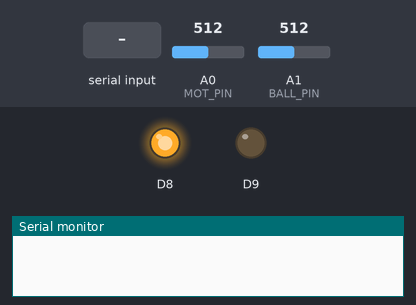
The sketch below on a simulated Arduino Zero (SAMD21). Shown: output pins drawn as LEDs (lit = HIGH), the last lines printed to the serial monitor. The test bench sets the inputs (shaded band); at power-on: A0 (MOT_PIN) = 512, A1 (BALL_PIN) = 512 (analog values on the 0–1023 scale).

Above: at 1.1 s.
1.2 s: "1" received over Serial
2.7 s: A0 (MOT_PIN) set to 426
4.2 s: A0 (MOT_PIN) set to 413
At 4.5 s:
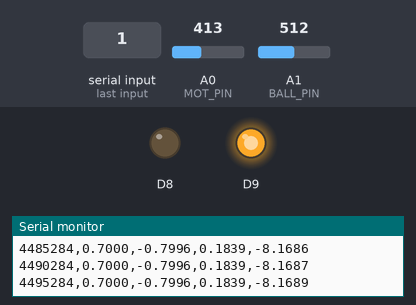
7.2 s: A0 (MOT_PIN) set to 306
At 8.0 s:
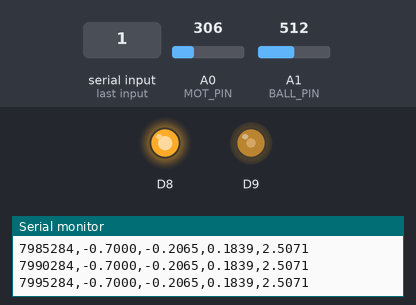
10.2 s: A0 (MOT_PIN) set to 122
At 11.2 s:
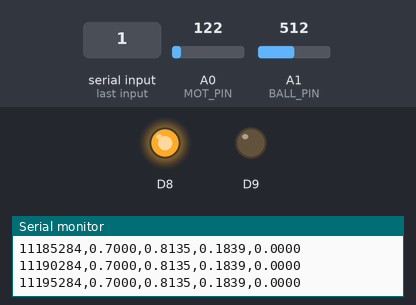
Timing chart, 0 to 12.7 s (numbered marks = the images above; inputs shaded):
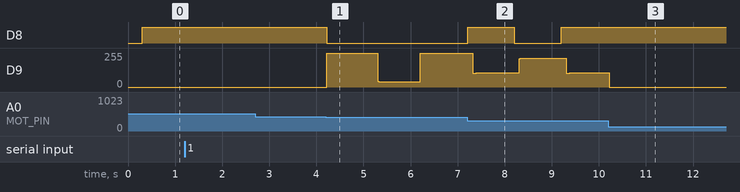

Measured:
- the behaviour switches between 414 and 413 on A0 (MOT_PIN) (found by bisection; images 0 and 1)
- after the input at 4.2 s, D8: HIGH → LOW at once; D9: 0/255 → 252/255 at once, → 39/255 1.1 s later, → 38/255 0.15 s later, → 252/255 0.74 s later
- after the input at 7.2 s, D8: LOW → HIGH at once, → LOW 0.99 s later, → HIGH 1.0 s later
- after the input at 10.2 s, D8: stays HIGH (without the input it goes to LOW after 0.00 s)

The sketch:

Lab2.ino
```cpp
#include <Arduino.h>
#include "geeWhiz.h"
#include "config.h"
#include "helpers.h"

void setup() {
  analogReadResolution(14);
  Serial.begin(115200);
  delay(300);

  geeWhizBegin();
  setMotorVoltage(0.0f);

  // wait for MATLAB to send one byte
  while (Serial.available() == 0) {}
  Serial.read();

  set_control_interval_ms(CONTROL_INTERVAL_MS);
}

void loop() {
  // all work happens in the control ISR
}

void interval_control_code(void) {

  float theta_ref = getReference();
  float theta     = readGearAngle();
  float y         = readBallPosition();
  float V         = runController(theta_ref, theta);

  setMotorVoltage(V);
  logData(theta_ref, theta, y, V);
}
```

helpers.h
```cpp
#ifndef HELPERS_H
#define HELPERS_H

#include <Arduino.h>
#include "config.h"

static float saturate(float val, float limit) {
  if (val >  limit) return  limit;
  if (val < -limit) return -limit;
  return val;
}

// Square wave reference (rad)
static float getReference() {
  static unsigned long lastSwitch = 0;
  static bool refHigh = false;
  static bool started = false;

  unsigned long now = millis();
  if (!started) {
    lastSwitch = now;
    started = true;
  }
  if (now - lastSwitch >= HALF_PERIOD_MS) {
    refHigh = !refHigh;
    lastSwitch = now;
  }
  return refHigh ? REF_HIGH : REF_LOW;
}

// Filtered gear angle (rad)
static float readGearAngle() {
  static float filteredRaw = 0.0f;
  static bool primed = false;

  int raw = analogRead(MOT_PIN);
  if (!primed) {
    filteredRaw = raw;
    primed = true;
  } else {
    filteredRaw = FILTER_ALPHA * raw + (1.0f - FILTER_ALPHA) * filteredRaw;
  }
  return M_THETA * filteredRaw + OFFSET_THETA;
}

// Filtered ball position (m)
static float readBallPosition() {
  static float filteredRaw = 0.0f;
  static bool primed = false;

  int raw = analogRead(BALL_PIN);
  if (!primed) {
    filteredRaw = raw;
    primed = true;
  } else {
    filteredRaw = FILTER_ALPHA * raw + (1.0f - FILTER_ALPHA) * filteredRaw;
  }
  return M_Y * filteredRaw + OFFSET_Y;
}


// Controller D(z), returns motor voltage
static float runController(float theta_ref, float theta) {
  static float e_prev = 0.0f;
  static float u_prev = 0.0f;

  // Motor off outside +/- THETA_LIMIT
  if (theta > THETA_LIMIT || theta < -THETA_LIMIT) {
    return 0.0f;
  }

  float e = theta_ref - theta;
  float u = (N1 * e + N0 * e_prev - M0 * u_prev) / M1;

  e_prev = e;
  u_prev = u;

  // Add stiction offset (not fed back into the controller)
  float V = u;
  if (u > 0.0f) V += STICTION_CW;
  if (u < 0.0f) V -= STICTION_CCW;
  return V;
}


static void logData(float theta_ref, float theta, float y, float V) {
  static int counter = 0;
  if (++counter < LOG_DECIMATION) return;
  counter = 0;

  Serial.print(micros());  Serial.print(",");
  Serial.print(theta_ref, 4);  Serial.print(",");
  Serial.print(theta, 4);  Serial.print(",");
  Serial.print(y, 4); Serial.print(",");
  Serial.println(V, 4);
}

#endif
```

config.h
```cpp
#ifndef CONFIG_H
#define CONFIG_H

// Pins
const int MOT_PIN    = A0;   // motor gear angle sensor
const int BALL_PIN   = A1;   // ball position sensor

// Timing
const int   CONTROL_INTERVAL_MS = 1;
const float T_S = 0.001f;

// Gear angle: rad = M_THETA * reading + OFFSET_THETA (Lab 1c)
const float M_THETA      = -3.464482414633648e-04f;
const float OFFSET_THETA =  1.489727438292469f;

// Ball position: m = M_Y * reading + OFFSET_Y (Lab 2e)
const float M_Y      =  2.443047606934512e-05f;
const float OFFSET_Y = -0.016192042846546f;
const float FILTER_ALPHA = 0.25f;

// Motor stiction offsets with beam attached (Lab 2d)
const float STICTION_CW  = -0.05f;
const float STICTION_CCW =  0.40f;

// Reference
const float REF_LOW  = -0.7f;
const float REF_HIGH =  0.7f;
const float THETA_LIMIT = 0.8f;   // motor off beyond this angle (rad)
const unsigned long HALF_PERIOD_MS = 1000;

// Controller D(z) = (N1 z + N0) / (M1 z + M0), forward Euler
const float F1 = 1.0f;
const float F0 = 28.0f;
const float G1 = -3.462970705995644f;
const float G0 = -1.450762759110030e+02f;

const float M1 = F1;
const float M0 = F0 * T_S - F1;
const float N1 = G1;
const float N0 = G0 * T_S - G1;

// Log every 5th tick (5 ms)
const int LOG_DECIMATION = 5;

#endif
```
